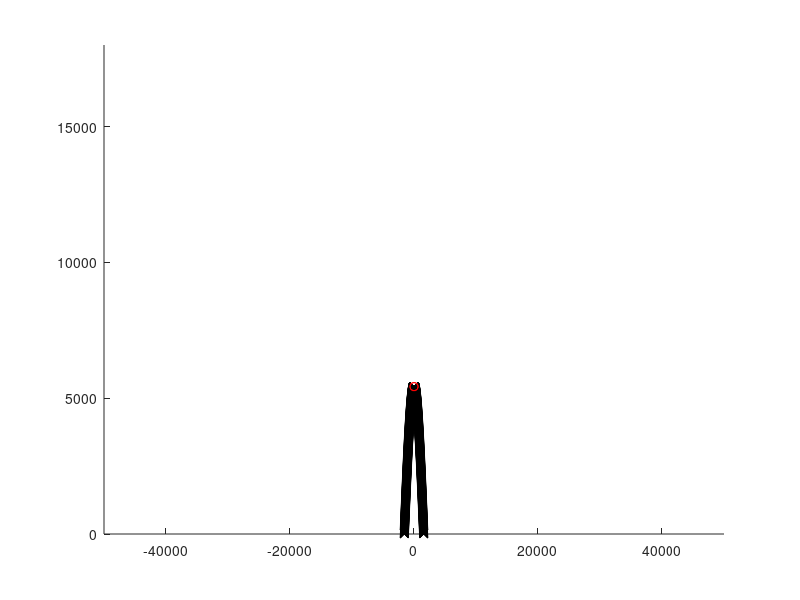

Here is the MATLAB script that generated this plot: (Note: this script raises an error after producing the figure.)
%% Solución Reto Equipo 2
%A01640120  Emilio González Martínez
%A01636324  Axel Jarquin Morga
%A01639225  Carla Morales López
%A01639289  Joel Isaias Solano Ocampo
%A01639710   Ulises Delgado Martinez

clc
g = 9.81;
step = 0.5;
kp = input("Ingrese la resistencia del aire (recomendada 1.17): ");
%kp = 1.165586167;
m = 29984.28182;

% Inicializa los vectores de posición, velocidad y aceleración
h = [];
s = [];
v = [];
vx = [];
vy = [];
ax = [];
ay = [];

% Asignar los valores iniciales
h(1) = 5426;
s(1) = 0;
v(1) = input("Ingrese la velocidad inicial 200-400: ");
%v(1) = 350;
ay(1) = -g;
ax(1) = 0;
ang = input("Ingrese el ángulo 60-80: ");
%ang = 70;
angRad = deg2rad(ang);
vy(1) = sin(angRad)*v(1);
vx(1) = cos(angRad)*v(1);

k = 2;

% Volcan
x = -1570:1570;
volcano = 5426*sin(0.001*x-6*pi/4);

hold on

plot(x,volcano,"kx");

texto = "s";
texto1 = "s";
texto2 = "s";

while h > 0
    % Eje y
        % Nueva posición
        h(k) = h(k-1) + step.*vy(k-1) + 0.5.*ay(k-1).*step.^2;

        % Velocidad intermedio    
        vmy = vy(k-1) + 0.5.*ay(k-1).*step;

        % Nueva aceleración
        ay(k) = -g + (kp./m).*vmy.^2;

        % Nueva velocidad
        vy(k) = vmy + 0.5.*ay(k).*step;   
    
    % Eje x
        % Nueva posición
        s(k) = s(k-1) + step.*vx(k-1) + 0.5.*ax(k-1).*step.^2;

        % Velocidad intermedio    
        vmx = vx(k-1) + 0.5.*ax(k-1).*step;

        % Nueva aceleración
        ax(k) =(kp./m).*vmx.^2 .* sign(vx(k-1));

        % Nueva velocidad
        vx(k) = vmx + 0.5.*ax(k).*step;  
        
       
    % Velocidad
        v(k) = sqrt(vx(k).^2+vy(k)^2);
        
       delete(texto)
       delete(texto1)
       delete(texto2)
       plot(s, h, 'ro')
       xlim([-50000 50000])
       ylim([0 18000])
       texto1 = text(30000, 10000, "v = " + num2str(v(k)));
       texto = text(30000, 9000, "x = " + num2str(s(k)));
       texto2 = text(30000, 8000, "y = " + num2str(h(k)));
       xlabel('s')
       ylabel('h(s)')
       title('Roca 1')
       drawnow
     
    k = k + 1;
end

text(30000, 12000, "hmax = " + num2str(max(h)))
text(30000, 11000, "smax = " + num2str(max(s)))
text(-40000, 12000, "Resitencia del aire = " + num2str(kp))
text(-40000, 11000, "Velocidad inicial = " + num2str(v(1)))
text(-40000, 10000, "Ángulo  = " + num2str(ang))

hold off